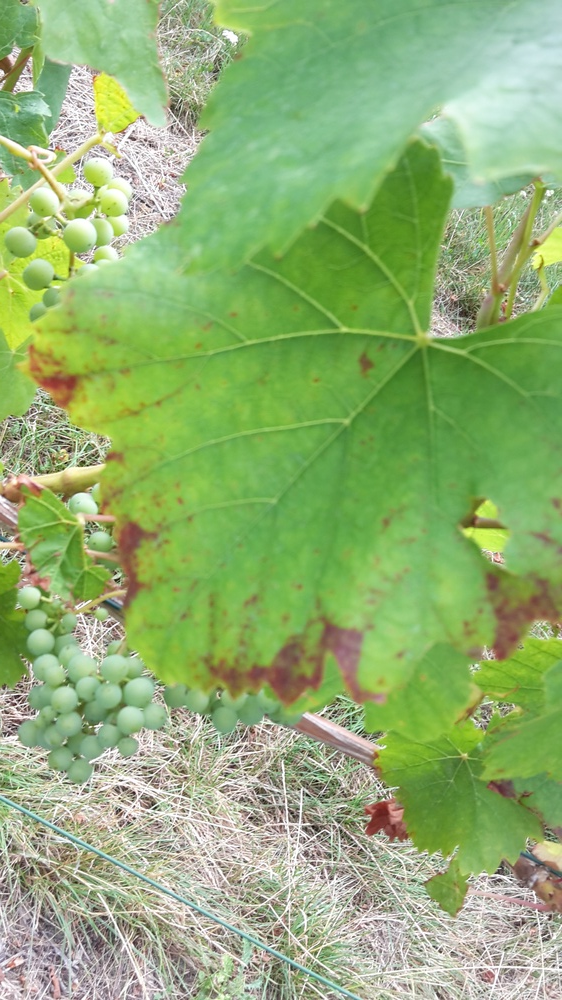
#> input picture ImagePreprocessing/example.jpg, 562 x 1000 px, shrunk from 1836 x 3264 before the run
$ python grabcut.py
#> lines starting #> are read from the running program, lines starting #| are printed output that depends on the picture
# -*- coding: utf-8 -*-
"""
Created on Wed Jul  8 16:16:12 2020

@author: Maria-Theresa and Mario
"""
import concurrent.futures
import numpy as np
import cv2
from itertools import repeat
from multiprocessing import cpu_count
import os

def grabcutter(pfad):

#> called with pfad = 'example.jpg'
  bgdModel = np.zeros((1,65),np.float64) # Grundlegende Variablen für Grabcut Algorithmus
  fgdModel = np.zeros((1,65),np.float64)


  e1 = cv2.getTickCount()

  print("Bild fängt an verarbeitet zu werden. Ergebnis wird in wenigen Minuten im Ordner ImagePreprocessing sein.")

  img = cv2.imread(pfad) # Einlesen
#> img is the input picture: shape (1000, 562, 3); mean B, G, R 115.1, 175.9, 144.7
  mask = np.zeros(img.shape[:2],np.uint8)

  rect = (0,0,img.shape[0],img.shape[1])   # Schätzungen von dem Cascade, wo sich der Vordergrund befindet
#> rect = (0, 0, 1000, 562)

  cv2.grabCut(img,mask,rect,bgdModel,fgdModel,5,cv2.GC_INIT_WITH_RECT) # Grabcut Algorithmus
  mask2 = np.where((mask==2)|(mask==0),0,1).astype('uint8') # Maske einfügen
  img = img*mask2[:,:,np.newaxis]
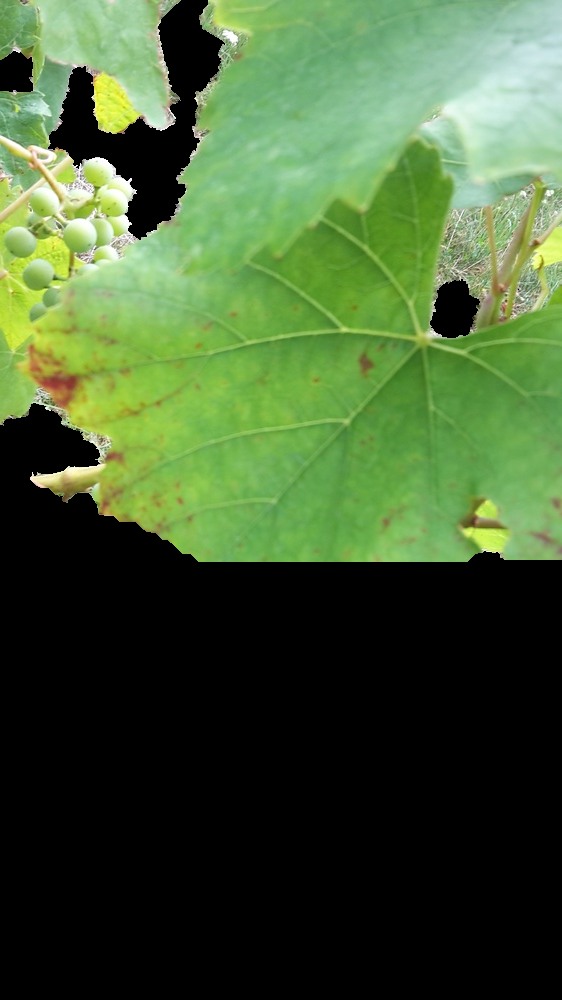
#> img: shape (1000, 562, 3); mean B, G, R 51.6, 90.9, 66.8
  cv2.imwrite('exampleGrabCut.jpg',img) # Speichern
  e2 = cv2.getTickCount() # Benötigte Zeit ausrechnen
  print("Benötigte Zeit für Bild: "+ str((e2-e1)/ cv2.getTickFrequency()))


def run():

    grabcutter('example.jpg')

if __name__ == '__main__':
    run()
